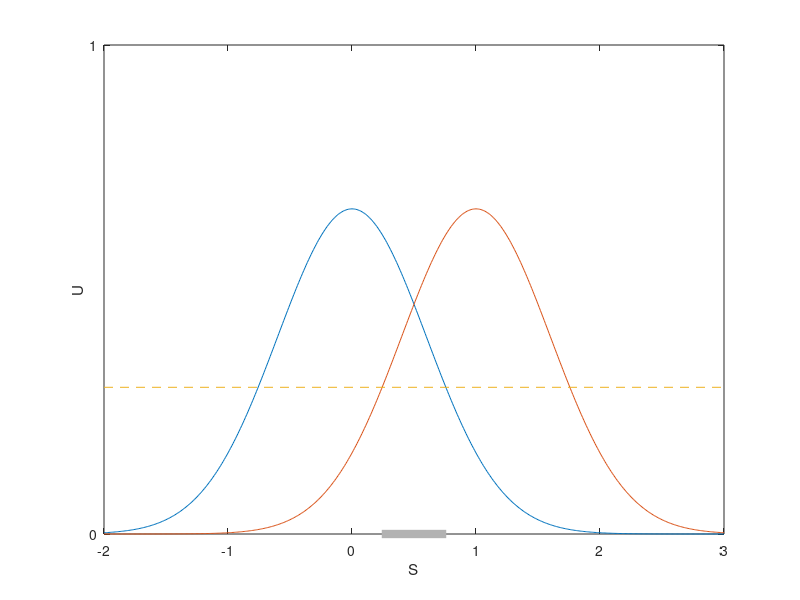
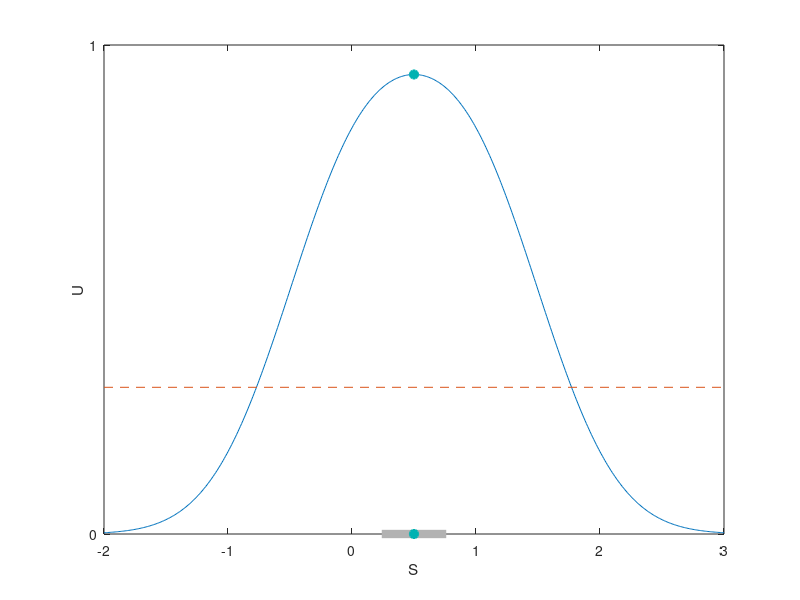

The MATLAB script that drew these images, in order:
x = [-2:.01: 3];

x1 = x;
y1 = normpdf(x1,0,0.6);

x2 = x;
y2 = normpdf(x2,1,0.6);

y= y1+y2;

figure(1)
plot(x1,y1)
hold on
plot(x2,y2)
hold on
threshold = 0.3;
line([-2,3],[threshold,threshold],'LineStyle','--')

[~,temp_index1] = min(abs(y1((length(y1)-1)/2+1:end)-threshold));
[~,temp_index2] = min(abs(y2(1:(length(y2)-1)/2)-threshold));
hold on

region_color = [0.7 0.7 0.7];
regionX = x(temp_index2:temp_index1+(length(y1)-1)/2);
if sum(diff(regionX)>0.010001) ==0 
   line([regionX(1),regionX(end)],[0,0], 'Color',region_color,'LineWidth',6)
   hold off
else
   midPoint = find(diff(regionX)>0.01001);
   line([regionX(1),regionX(midPoint)],[0,0], 'Color',region_color,'LineWidth',6)
   hold on
   line([regionX(midPoint+1),regionX(end)],[0,0], 'Color',region_color,'LineWidth',6)
   hold off
end
hold off
ylabel('U')
yticks([0 1])
xlabel('S')
ylim([0 1])

figure(2)
plot(x1,y)
hold on
line([-2,3],[threshold,threshold],'LineStyle','--')
hold on
if sum(diff(regionX)>0.010001) ==0 
   line([regionX(1),regionX(end)],[0,0], 'Color',region_color,'LineWidth',6)
else
   midPoint = find(diff(regionX)>0.01001);
   line([regionX(1),regionX(midPoint)],[0,0], 'Color',region_color,'LineWidth',6)
   hold on
   line([regionX(midPoint+1),regionX(end)],[0,0], 'Color',region_color,'LineWidth',6)
end

hold on
[max_v, max_i] =  max(y);
scatter(x(max_i),max_v,'MarkerEdgeColor',[0 .7 .7],'MarkerFaceColor',[0 .7 .7],'LineWidth',1.5)
hold on
scatter(x(max_i),0,'MarkerEdgeColor',[0 .7 .7],'MarkerFaceColor',[0 .7 .7],'LineWidth',1.5)
hold off


ylabel('U')
yticks([0 1])
xlabel('S')
ylim([0 1])